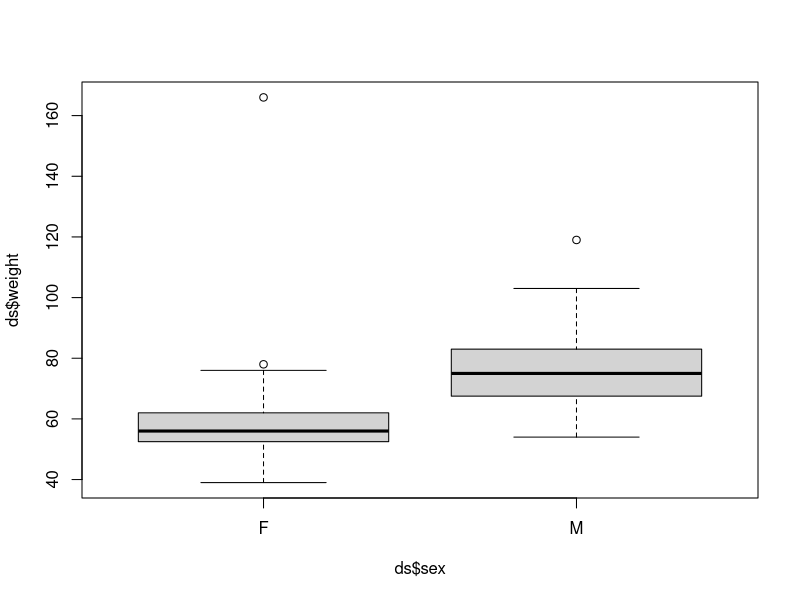
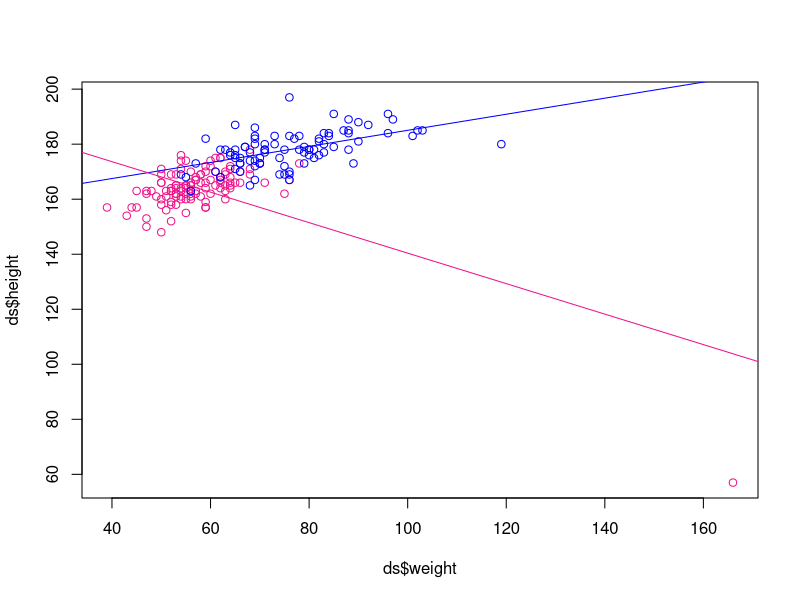
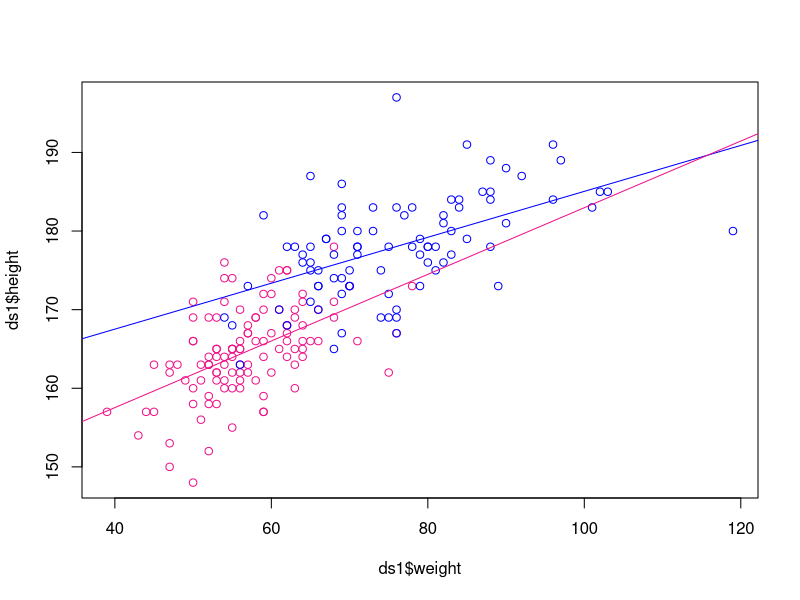

Write the R code that produced these figures, in order.
#### EXERCICIS 1 #### 
# A partir del conjunt de dades "Davis"...
if (!require("car")) {
  install.packages("car")
  library("car")
}
ds <- Davis
help("Davis",package="car")


# 1- Quin tipus de dades tenim?
class(ds)

# 2- Quins camps/columnes conté? A quin tipus de dades correspon cada una de elles?
str(ds)

# 3- Quin és el pes mitjà i pes mitjà autoinformat? I per cada gènere?
mean(ds$weight)
mean(ds$repwt,na.rm=TRUE)

aggregate(ds$weight,list(ds$sex),mean)
aggregate(ds$repwt,list(ds$sex),mean,na.rm=TRUE)

# 4- Quin és la mitjana de les diferències entre pes i pes autoinformat?
mean(ds$weight-ds$repwt,na.rm=TRUE)
mean(ds[!is.na(ds$repwt),"weight"])-mean(ds$repwt,na.rm=TRUE)

# 5- Quantes dones hi ha en el conjunt de dades? I homes?
sum(ds$sex=="F")
sum(ds$sex=="M")
table(ds$sex)


#### EXERCICIS 2 #### 
# Seguim amb el conjunt de dades "Davis"...
if (!require("car")) {
  install.packages("car")
  library("car")
}
ds <- Davis
help("Davis",package="car")

# 6- Feu un diagrama de caixa per al pes d'homes i de dones
boxplot(ds$weight~ds$sex)

# 7- Quin és l'individu que presenta un IMC més baix? I el més alt?
# NOTA: L'IMC es calcula com pes (en kg) entre alçada (en m) al quadrat
ds$imc <- ds$weight / (ds$height / 100) ^ 2
sort(ds$imc)
min(ds$imc)
max(ds$imc)
ds[which.max(ds$imc),]
max(ds$imc[-12])

# 8- Quin és la mitjana de les diferències entre pes i pes autoinformat per
# per a les dones? I per als homes?
dsF <- ds[ds$sex=="F",]
mean(dsF$weight-dsF$repwt,na.rm=TRUE)

dsM <- ds[ds$sex=="M",]
mean(dsM$weight-dsM$repwt,na.rm=TRUE)

# 9- Quin és la mitjana de les diferències entre pes i pes autoinformat
# per a les dones que pesen més que la mediana? I per a les que pesen menys?
weightFmed <- median(dsF$weight)
dsFM <- dsF[dsF$weight>weightFmed,]
dsFm <- dsF[dsF$weight<weightFmed,]

mean(dsFM$weight-dsFM$repwt,na.rm=TRUE)
mean(dsFm$weight-dsFm$repwt,na.rm=TRUE)

# 10- Feu un diagrama de dispersió de l'alçada i del pes, de manera que les dades 
# d'homes i de dones surtin de colors diferents. Afegiu la recta de regressió.
plot(ds$weight,ds$height,type="n")
points(ds$weight[ds$sex=="F"],ds$height[ds$sex=="F"],col="deeppink2")
points(ds$weight[ds$sex=="M"],ds$height[ds$sex=="M"],col="blue")
abline(lm(height~weight,data=ds[ds$sex=="M",]),col="blue")
abline(lm(height~weight,data=ds[ds$sex=="F",]),col="deeppink2")

ds1 <- ds[-12,]
plot(ds1$weight,ds1$height,type="n")
points(ds1$weight[ds1$sex=="F"],ds1$height[ds1$sex=="F"],col="deeppink2")
points(ds1$weight[ds1$sex=="M"],ds1$height[ds1$sex=="M"],col="blue")
abline(lm(height~weight,data=ds1[ds1$sex=="M",]),col="blue")
abline(lm(height~weight,data=ds1[ds1$sex=="F",]),col="deeppink2")
